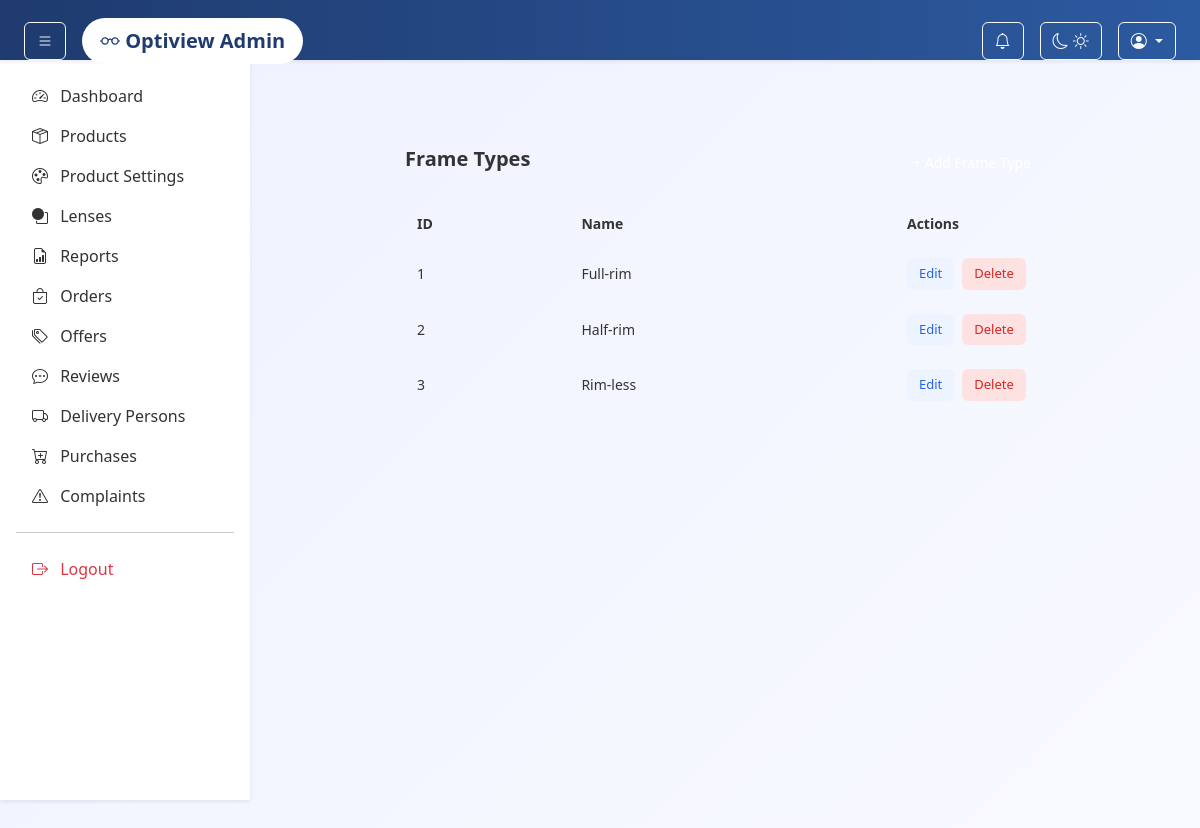
Screenshot of /admin-panel/frame-type/ with the database file from the repository.
### adminpanel/models.py (models this page shows, shortened)
class FrameType(models.Model):
    name = models.CharField(max_length=100)

### adminpanel/views.py (the view)
# urls.py: path('frame-type/', views.frame_type_list, name='frame_type_list'),
def frame_type_list(request):
    frame_types = FrameType.objects.all()
    return render(request, "admin/frame_type_list.html", {
        "frame_types": frame_types
    })

### adminpanel/context_processors.py (called while the page is built, shortened)
def notification_count(request):
    return {"notification_count": 0}

### app/context_processors.py (called while the page is built)
def cart_count(request):
    count = 0
    if request.user.is_authenticated:
        count = Cart.objects.filter(user=request.user).count()
    return {'cart_count': count}

### templates/admin/frame_type_list.html (shortened to what this page needs)
{% extends "admin/base.html" %}
{% block content %}
<div class="frame-type-container">
    <div class="frame-type-card">
        <div class="frame-type-header">
            <h2>Frame Types</h2>
            <a href="{% url 'adminpanel:add_frame_type' %}" class="btn-add-frame">
            </a>
        </div>
        <table class="frame-table">
            <thead>
                <tr>
                    <th>ID</th>
                    <th>Name</th>
                    <th style="width:150px;">Actions</th>
                </tr>
            </thead>
            <tbody>
                {% for ft in frame_types %}
                <tr>
                    <td>{{ forloop.counter }}</td>
                    <td>{{ ft.name }}</td>
                    <td>
                        <div class="action-buttons">
                            <a href="{% url 'adminpanel:edit_frame_type' ft.id %}" class="btn-edit">
                                Edit
                            </a>
                            <button class="btn-delete"
                                    onclick="openDeleteModal('{% url 'adminpanel:delete_frame_type' ft.id %}', '{{ ft.name }}')">
                                Delete
                            </button>
                        </div>
                    </td>
                </tr>
                {% empty %}
                <tr>
                    <td colspan="3" class="no-data">
                        No Frame Types Found
                    </td>
                </tr>
                {% endfor %}
            </tbody>
        </table>
    </div>
</div>
{% endblock %}

### static/delivery/css/style.css (style rules this page uses)
* { margin: 0; padding: 0; box-sizing: border-box; font-family: 'Poppins', 'Segoe UI', sans-serif; }
body { background: linear-gradient(135deg, #eef2ff, #f9faff); min-height: 100vh; color: #333; }
* { margin: 0; padding: 0; box-sizing: border-box; }

### templates/admin/base.html (style rules this page uses)
body { overflow-x: hidden; }

### templates/admin/frame_type_list.html (style rules this page uses)
.frame-type-container { padding: 30px; display: flex; justify-content: center; }
.frame-type-card { width: 100%; max-width: 700px; background: var(--card-bg); border: 1px solid var(--card-border); border-radius: 14px; padding: 30px; box-shadow: var(--card-shadow); }
.frame-type-header { display: flex; justify-content: space-between; align-items: center; margin-bottom: 20px; }
.frame-type-header h2 { font-size: 20px; font-weight: 600; color: var(--text-main); }
.btn-add-frame { background: var(--primary); color: #fff; padding: 8px 14px; border-radius: 8px; font-size: 14px; text-decoration: none; }
.frame-table { width: 100%; border-collapse: collapse; font-size: 14px; }
.frame-table th, .frame-table td { padding: 12px; border-bottom: 1px solid var(--card-border); text-align: left; color: var(--text-main); }
.frame-table th { background: var(--table-head); }
.action-buttons { display: flex; gap: 8px; }
.btn-edit { background: #eef4ff; color: #2563eb; padding: 6px 12px; border-radius: 6px; text-decoration: none; font-size: 13px; }
.btn-delete { background: #fee2e2; color: #dc2626; border: none; padding: 6px 12px; border-radius: 6px; cursor: pointer; font-size: 13px; }

### rows the page displays
FrameType: name "Full-rim"
FrameType: name "Half-rim"
FrameType: name "Rim-less"
